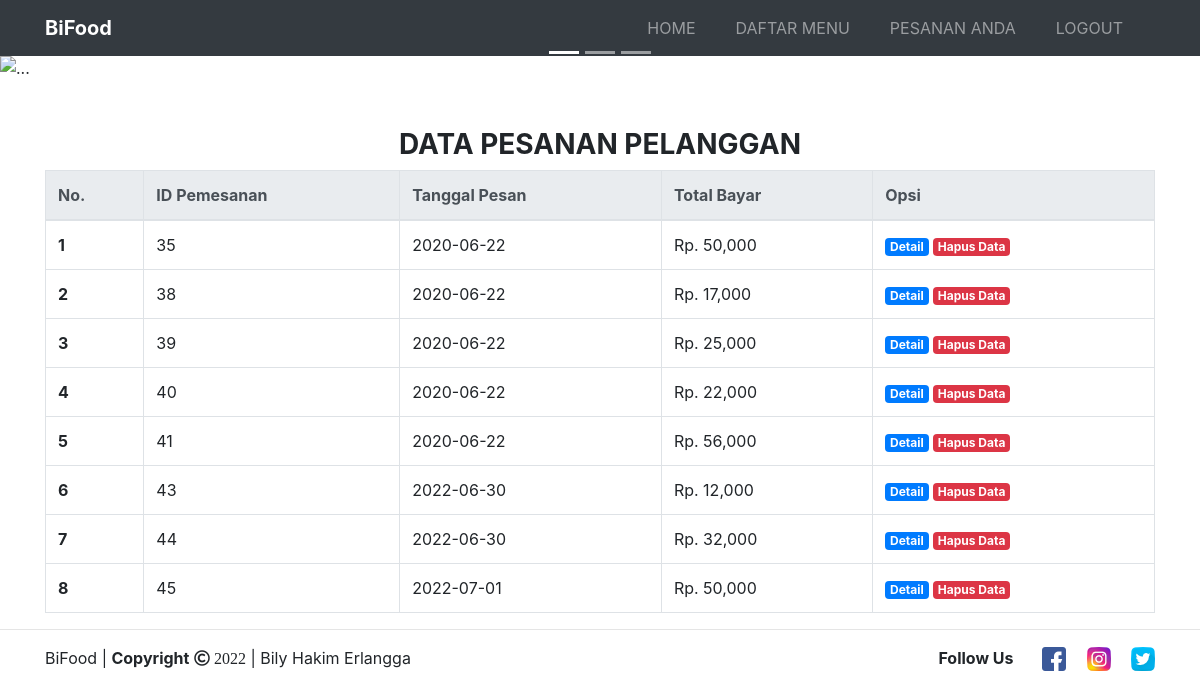
The page /pesanan.php (signed in) on the database its author committed.
### tables this page shows
CREATE TABLE `pemesanan` (
  `id_pemesanan` int(50) NOT NULL,
  `tanggal_pemesanan` date NOT NULL,
  `total_belanja` int(50) NOT NULL
);

### pesanan.php (the view, shortened to what this page needs)
<?php
    include('koneksi.php');
?>
<!DOCTYPE html>
<html lang="en">
<head>
    <link rel="stylesheet" href="https://cdn.jsdelivr.net/npm/bootstrap@4.6.1/dist/css/bootstrap.min.css">
    <link rel="stylesheet" type="text/css" href="assets/css/bootstrap.min.css">
    <link rel="stylesheet" type="text/css" href="assets/fontawesome/css/all.min.css">
</head>
<body>
  <nav class="navbar navbar-expand-lg navbar-dark bg-dark">
    <div class="container">
        <a class="navbar-brand text-white" href="home.php"><strong>BiFood</strong></a>
        <div class="collapse navbar-collapse" id="navbarNav">
        <ul class="navbar-nav ml-auto">
            <li class="nav-item">
              <a class="nav-link mr-4" href="home.php">HOME</a>
            </li>
            <li class="nav-item">
              <a class="nav-link mr-4" href="menu_pembeli.php">DAFTAR MENU</a>
            </li>
            <li class="nav-item">
              <a class="nav-link mr-4" href="pesanan_pembeli.php">PESANAN ANDA</a>
            </li>
            <li class="nav-item">
              <a class="nav-link mr-4" href="logout.php">LOGOUT</a>
            </li>
          </ul>
        </div>
    </div>
  </nav>
  <div id="carouselExampleCaptions" class="carousel slide" data-ride="carousel">
  <ol class="carousel-indicators">
    <li data-target="#carouselExampleCaptions" data-slide-to="0" class="active"></li>
    <li data-target="#carouselExampleCaptions" data-slide-to="1"></li>
    <li data-target="#carouselExampleCaptions" data-slide-to="2"></li>
  </ol>
  <div class="carousel-inner">
    <div class="carousel-item active">
      <img src="assets/images/Background/bg4.jpg" class="d-block w-100" alt="...">
      <div class="carousel-caption d-none d-md-block">
      </div>
    </div>
  </div>
  <button class="carousel-control-prev" type="button" data-target="#carouselExampleCaptions" data-slide="prev">
    <span class="carousel-control-prev-icon" aria-hidden="true"></span>
  </button>
  <button class="carousel-control-next" type="button" data-target="#carouselExampleCaptions" data-slide="next">
    <span class="carousel-control-next-icon" aria-hidden="true"></span>
  </button>
</div>
  <div class="container">
      <div class="judul-pesanan mt-5">
        <h3 class="text-center font-weight-bold">DATA PESANAN PELANGGAN</h3>
      </div>
      <table class="table table-bordered" id="example">
        <thead class="thead-light">
          <tr>
            <th scope="col">No.</th>
            <th scope="col">ID Pemesanan</th>
            <th scope="col">Tanggal Pesan</th>
            <th scope="col">Total Bayar</th>
            <th scope="col">Opsi</th>
          </tr>
        </thead>
        <tbody>
          <?php $nomor=1; ?>
          <?php
            $ambil = mysqli_query($koneksi, 'SELECT * FROM pemesanan');
            $result = mysqli_fetch_all($ambil, MYSQLI_ASSOC);
          ?>
          <?php foreach($result as $result) : ?>
          <tr>
            <th scope="row"><?php echo $nomor; ?></th>
            <td><?php echo $result["id_pemesanan"]; ?></td>
            <td><?php echo $result["tanggal_pemesanan"]; ?></td>
            <td>Rp. <?php echo number_format($result["total_belanja"]); ?></td>
            <td>
              <a href="detail_pesanan.php?id=<?php echo $result['id_pemesanan'] ?>" class="badge badge-primary">Detail</a>
              <a href="clear_pesanan.php?id=<?php echo $result['id_pemesanan'] ?>" class="badge badge-danger">Hapus Data</a>
            </td>
          </tr>
          <?php $nomor++; ?>
          <?php endforeach; ?>
        </tbody>
      </table>
    </div>
  <hr class="footer">
      <div class="container">
        <div class="row footer-body">
          <div class="col-md-6">
          <div class="copyright">
          BiFood | <strong>Copyright</strong> <i class="far fa-copyright"> 2022</i> | Bily Hakim Erlangga</p>
          </div>
          </div>
          <div class="col-md-6 d-flex justify-content-end">
          <div class="icon-contact">
          <label class="font-weight-bold">Follow Us </label>
          <a href="#"><img src="assets/images/icon/fb.png" class="mr-3 ml-4" data-toggle="tooltip" title="Facebook"></a>
          <a href="#"><img src="assets/images/icon/ig.png" class="mr-3" data-toggle="tooltip" title="Instagram"></a>
          <a href="#"><img src="assets/images/icon/twitter.png" class="" data-toggle="tooltip" title="Twitter"></a>
        </div>
          </div>
        </div>
      </div>
</body>
</html>

### rows shown on the page
pemesanan: id_pemesanan "35", tanggal_pemesanan "2020-06-22", total_belanja "50,000"
pemesanan: id_pemesanan "38", tanggal_pemesanan "2020-06-22", total_belanja "17,000"
pemesanan: id_pemesanan "39", tanggal_pemesanan "2020-06-22", total_belanja "25,000"
pemesanan: id_pemesanan "40", tanggal_pemesanan "2020-06-22", total_belanja "22,000"
pemesanan: id_pemesanan "41", tanggal_pemesanan "2020-06-22", total_belanja "56,000"
pemesanan: id_pemesanan "43", tanggal_pemesanan "2022-06-30", total_belanja "12,000"
pemesanan: id_pemesanan "44", tanggal_pemesanan "2022-06-30", total_belanja "32,000"
pemesanan: id_pemesanan "45", tanggal_pemesanan "2022-07-01", total_belanja "50,000"
